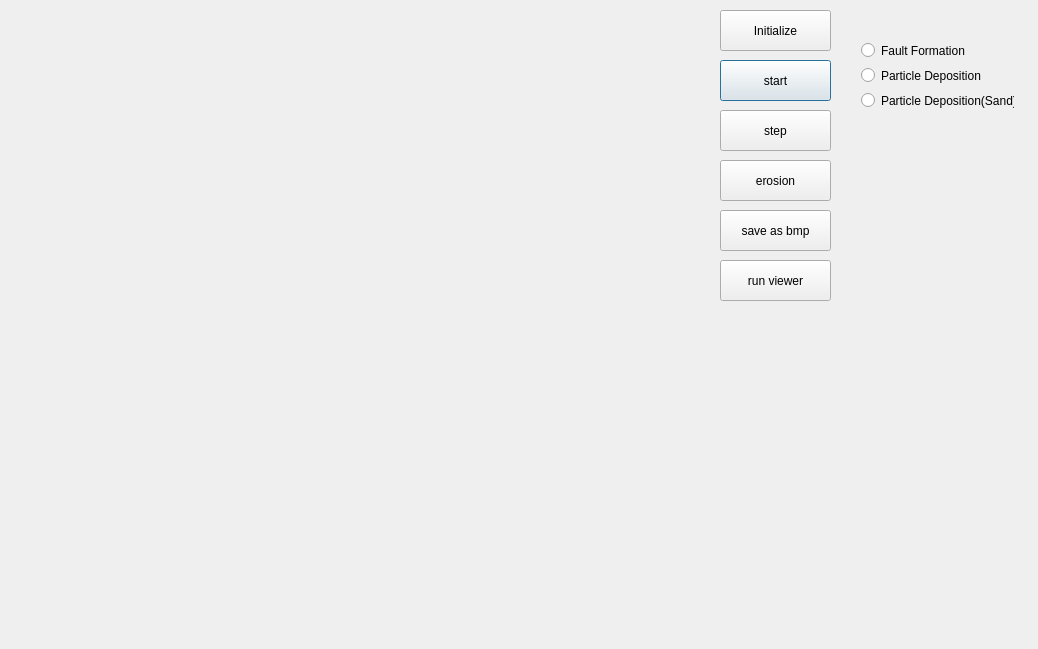
<?xml version="1.0" encoding="UTF-8"?>
<ui version="4.0">
 <class>MakerDialog</class>
 <widget class="QDialog" name="MakerDialog">
  <property name="geometry">
   <rect>
    <x>0</x>
    <y>0</y>
    <width>1038</width>
    <height>649</height>
   </rect>
  </property>
  <property name="windowTitle">
   <string>Random Terrain Maker</string>
  </property>
  <widget class="QPushButton" name="btn_start">
   <property name="geometry">
    <rect>
     <x>720</x>
     <y>60</y>
     <width>111</width>
     <height>41</height>
    </rect>
   </property>
   <property name="text">
    <string>start</string>
   </property>
  </widget>
  <widget class="QPushButton" name="btn_step">
   <property name="geometry">
    <rect>
     <x>720</x>
     <y>110</y>
     <width>111</width>
     <height>41</height>
    </rect>
   </property>
   <property name="text">
    <string>step</string>
   </property>
  </widget>
  <widget class="QPushButton" name="btn_init">
   <property name="geometry">
    <rect>
     <x>720</x>
     <y>10</y>
     <width>111</width>
     <height>41</height>
    </rect>
   </property>
   <property name="text">
    <string>Initialize</string>
   </property>
  </widget>
  <widget class="QPushButton" name="btn_erosion">
   <property name="geometry">
    <rect>
     <x>720</x>
     <y>160</y>
     <width>111</width>
     <height>41</height>
    </rect>
   </property>
   <property name="text">
    <string>erosion</string>
   </property>
  </widget>
  <widget class="QPushButton" name="btn_save">
   <property name="geometry">
    <rect>
     <x>720</x>
     <y>210</y>
     <width>111</width>
     <height>41</height>
    </rect>
   </property>
   <property name="text">
    <string>save as bmp</string>
   </property>
  </widget>
  <widget class="QPushButton" name="btn_run">
   <property name="geometry">
    <rect>
     <x>720</x>
     <y>260</y>
     <width>111</width>
     <height>41</height>
    </rect>
   </property>
   <property name="text">
    <string>run viewer</string>
   </property>
  </widget>
  <widget class="QWidget" name="layoutWidget">
   <property name="geometry">
    <rect>
     <x>850</x>
     <y>30</y>
     <width>175</width>
     <height>91</height>
    </rect>
   </property>
   <layout class="QVBoxLayout" name="verticalLayout">
    <item>
     <widget class="QRadioButton" name="rdb_fault">
      <property name="text">
       <string>Fault Formation</string>
      </property>
     </widget>
    </item>
    <item>
     <widget class="QRadioButton" name="rdb_particle">
      <property name="text">
       <string>Particle Deposition</string>
      </property>
     </widget>
    </item>
    <item>
     <widget class="QRadioButton" name="rdb_particle_sand">
      <property name="text">
       <string>Particle Deposition(Sand)</string>
      </property>
     </widget>
    </item>
   </layout>
  </widget>
 </widget>
 <layoutdefault spacing="6" margin="11"/>
 <resources/>
 <connections/>
</ui>
